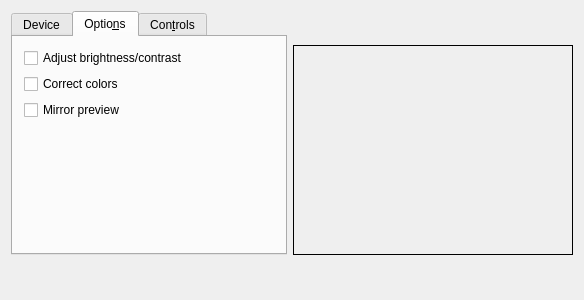
<ui version="4.0" >
 <class>AVDeviceConfig_VideoDevice</class>
 <widget class="QWidget" name="AVDeviceConfig_VideoDevice" >
  <property name="geometry" >
   <rect>
    <x>0</x>
    <y>0</y>
    <width>584</width>
    <height>300</height>
   </rect>
  </property>
  <property name="sizePolicy" >
   <sizepolicy vsizetype="MinimumExpanding" hsizetype="MinimumExpanding" >
    <horstretch>0</horstretch>
    <verstretch>0</verstretch>
   </sizepolicy>
  </property>
  <property name="windowTitle" >
   <string>Video</string>
  </property>
  <layout class="QVBoxLayout" >
   <item>
    <layout class="QHBoxLayout" >
     <item>
      <widget class="QTabWidget" name="VideoTabWidget" >
       <property name="sizePolicy" >
        <sizepolicy vsizetype="Minimum" hsizetype="Minimum" >
         <horstretch>0</horstretch>
         <verstretch>0</verstretch>
        </sizepolicy>
       </property>
       <property name="currentIndex" >
        <number>1</number>
       </property>
       <widget class="QWidget" name="tab" >
        <attribute name="title" >
         <string>Device</string>
        </attribute>
        <layout class="QVBoxLayout" >
         <item>
          <layout class="QHBoxLayout" >
           <item>
            <layout class="QVBoxLayout" >
             <item>
              <widget class="QLabel" name="deviceLabel" >
               <property name="text" >
                <string>Device:</string>
               </property>
              </widget>
             </item>
             <item>
              <widget class="QLabel" name="inputLabel" >
               <property name="text" >
                <string>Input:</string>
               </property>
              </widget>
             </item>
             <item>
              <widget class="QLabel" name="standardLabel" >
               <property name="text" >
                <string>Standard:</string>
               </property>
              </widget>
             </item>
            </layout>
           </item>
           <item>
            <layout class="QVBoxLayout" >
             <property name="leftMargin" >
              <number>0</number>
             </property>
             <property name="topMargin" >
              <number>0</number>
             </property>
             <property name="bottomMargin" >
              <number>0</number>
             </property>
             <item>
              <widget class="KComboBox" name="mDeviceKComboBox" >
               <property name="sizePolicy" >
                <sizepolicy vsizetype="Fixed" hsizetype="MinimumExpanding" >
                 <horstretch>0</horstretch>
                 <verstretch>0</verstretch>
                </sizepolicy>
               </property>
               <property name="toolTip" >
                <string>Select the device to take video input from</string>
               </property>
              </widget>
             </item>
             <item>
              <widget class="KComboBox" name="mInputKComboBox" >
               <property name="sizePolicy" >
                <sizepolicy vsizetype="Fixed" hsizetype="MinimumExpanding" >
                 <horstretch>0</horstretch>
                 <verstretch>0</verstretch>
                </sizepolicy>
               </property>
               <property name="toolTip" >
                <string>Select from multiple inputs provided by some devices</string>
               </property>
              </widget>
             </item>
             <item>
              <widget class="KComboBox" name="mStandardKComboBox" >
               <property name="sizePolicy" >
                <sizepolicy vsizetype="Fixed" hsizetype="MinimumExpanding" >
                 <horstretch>0</horstretch>
                 <verstretch>0</verstretch>
                </sizepolicy>
               </property>
               <property name="toolTip" >
                <string>Select the video standard to use</string>
               </property>
              </widget>
             </item>
            </layout>
           </item>
          </layout>
         </item>
         <item>
          <widget class="QCheckBox" name="mDeviceDisableMMap" >
           <property name="sizePolicy" >
            <sizepolicy vsizetype="Minimum" hsizetype="MinimumExpanding" >
             <horstretch>0</horstretch>
             <verstretch>0</verstretch>
            </sizepolicy>
           </property>
           <property name="text" >
            <string>Disable memor&amp;y mapping</string>
           </property>
          </widget>
         </item>
         <item>
          <widget class="QCheckBox" name="mDeviceWorkaroundBrokenDriver" >
           <property name="sizePolicy" >
            <sizepolicy vsizetype="Minimum" hsizetype="MinimumExpanding" >
             <horstretch>0</horstretch>
             <verstretch>0</verstretch>
            </sizepolicy>
           </property>
           <property name="text" >
            <string>&amp;Workaround broken driver</string>
           </property>
          </widget>
         </item>
        </layout>
       </widget>
       <widget class="QWidget" name="TabPage" >
        <attribute name="title" >
         <string>Optio&amp;ns</string>
        </attribute>
        <layout class="QVBoxLayout" >
         <item>
          <widget class="QCheckBox" name="mImageAutoBrightnessContrast" >
           <property name="sizePolicy" >
            <sizepolicy vsizetype="Minimum" hsizetype="MinimumExpanding" >
             <horstretch>0</horstretch>
             <verstretch>0</verstretch>
            </sizepolicy>
           </property>
           <property name="toolTip" >
            <string>Enable automatic brightness/contrast adjustment</string>
           </property>
           <property name="text" >
            <string>Adjust brightness/contrast</string>
           </property>
          </widget>
         </item>
         <item>
          <widget class="QCheckBox" name="mImageAutoColorCorrection" >
           <property name="sizePolicy" >
            <sizepolicy vsizetype="Minimum" hsizetype="MinimumExpanding" >
             <horstretch>0</horstretch>
             <verstretch>0</verstretch>
            </sizepolicy>
           </property>
           <property name="toolTip" >
            <string>Enable automatic color correction</string>
           </property>
           <property name="text" >
            <string>Correct colors</string>
           </property>
           <property name="shortcut" >
            <string/>
           </property>
          </widget>
         </item>
         <item>
          <widget class="QCheckBox" name="mImageAsMirror" >
           <property name="sizePolicy" >
            <sizepolicy vsizetype="Minimum" hsizetype="MinimumExpanding" >
             <horstretch>0</horstretch>
             <verstretch>0</verstretch>
            </sizepolicy>
           </property>
           <property name="toolTip" >
            <string>Show the video input mirrored</string>
           </property>
           <property name="text" >
            <string>Mirror preview</string>
           </property>
           <property name="shortcut" >
            <string/>
           </property>
          </widget>
         </item>
         <item>
          <spacer>
           <property name="orientation" >
            <enum>Qt::Vertical</enum>
           </property>
           <property name="sizeHint" >
            <size>
             <width>20</width>
             <height>20</height>
            </size>
           </property>
          </spacer>
         </item>
        </layout>
       </widget>
       <widget class="QWidget" name="tab" >
        <attribute name="title" >
         <string>Con&amp;trols</string>
        </attribute>
        <layout class="QVBoxLayout" >
         <item>
          <layout class="QGridLayout" >
           <item row="0" column="0" >
            <widget class="QLabel" name="brightnessLabel" >
             <property name="sizePolicy" >
              <sizepolicy vsizetype="Preferred" hsizetype="Minimum" >
               <horstretch>0</horstretch>
               <verstretch>0</verstretch>
              </sizepolicy>
             </property>
             <property name="text" >
              <string>Brightness:</string>
             </property>
            </widget>
           </item>
           <item row="0" column="1" >
            <widget class="QSlider" name="mBrightnessSlider" >
             <property name="sizePolicy" >
              <sizepolicy vsizetype="Fixed" hsizetype="MinimumExpanding" >
               <horstretch>0</horstretch>
               <verstretch>0</verstretch>
              </sizepolicy>
             </property>
             <property name="maximum" >
              <number>65535</number>
             </property>
             <property name="singleStep" >
              <number>256</number>
             </property>
             <property name="pageStep" >
              <number>4096</number>
             </property>
             <property name="orientation" >
              <enum>Qt::Horizontal</enum>
             </property>
            </widget>
           </item>
           <item row="1" column="0" >
            <widget class="QLabel" name="contrastLabel" >
             <property name="sizePolicy" >
              <sizepolicy vsizetype="Preferred" hsizetype="Minimum" >
               <horstretch>0</horstretch>
               <verstretch>0</verstretch>
              </sizepolicy>
             </property>
             <property name="text" >
              <string>Contrast:</string>
             </property>
            </widget>
           </item>
           <item row="1" column="1" >
            <widget class="QSlider" name="mContrastSlider" >
             <property name="sizePolicy" >
              <sizepolicy vsizetype="Fixed" hsizetype="MinimumExpanding" >
               <horstretch>0</horstretch>
               <verstretch>0</verstretch>
              </sizepolicy>
             </property>
             <property name="maximum" >
              <number>65535</number>
             </property>
             <property name="singleStep" >
              <number>256</number>
             </property>
             <property name="pageStep" >
              <number>4096</number>
             </property>
             <property name="orientation" >
              <enum>Qt::Horizontal</enum>
             </property>
            </widget>
           </item>
           <item row="2" column="0" >
            <widget class="QLabel" name="saturationLabel" >
             <property name="sizePolicy" >
              <sizepolicy vsizetype="Preferred" hsizetype="Minimum" >
               <horstretch>0</horstretch>
               <verstretch>0</verstretch>
              </sizepolicy>
             </property>
             <property name="text" >
              <string>Saturation:</string>
             </property>
            </widget>
           </item>
           <item row="2" column="1" >
            <widget class="QSlider" name="mSaturationSlider" >
             <property name="sizePolicy" >
              <sizepolicy vsizetype="Fixed" hsizetype="MinimumExpanding" >
               <horstretch>0</horstretch>
               <verstretch>0</verstretch>
              </sizepolicy>
             </property>
             <property name="maximum" >
              <number>65535</number>
             </property>
             <property name="singleStep" >
              <number>256</number>
             </property>
             <property name="pageStep" >
              <number>4096</number>
             </property>
             <property name="orientation" >
              <enum>Qt::Horizontal</enum>
             </property>
            </widget>
           </item>
           <item row="3" column="0" >
            <widget class="QLabel" name="whitenessLabel" >
             <property name="sizePolicy" >
              <sizepolicy vsizetype="Preferred" hsizetype="Minimum" >
               <horstretch>0</horstretch>
               <verstretch>0</verstretch>
              </sizepolicy>
             </property>
             <property name="text" >
              <string>Whiteness:</string>
             </property>
            </widget>
           </item>
           <item row="3" column="1" >
            <widget class="QSlider" name="mWhitenessSlider" >
             <property name="sizePolicy" >
              <sizepolicy vsizetype="Fixed" hsizetype="MinimumExpanding" >
               <horstretch>0</horstretch>
               <verstretch>0</verstretch>
              </sizepolicy>
             </property>
             <property name="maximum" >
              <number>65535</number>
             </property>
             <property name="singleStep" >
              <number>256</number>
             </property>
             <property name="pageStep" >
              <number>4096</number>
             </property>
             <property name="orientation" >
              <enum>Qt::Horizontal</enum>
             </property>
            </widget>
           </item>
           <item row="4" column="0" >
            <widget class="QLabel" name="hueLabel" >
             <property name="sizePolicy" >
              <sizepolicy vsizetype="Preferred" hsizetype="Minimum" >
               <horstretch>0</horstretch>
               <verstretch>0</verstretch>
              </sizepolicy>
             </property>
             <property name="text" >
              <string>Hue:</string>
             </property>
            </widget>
           </item>
           <item row="4" column="1" >
            <widget class="QSlider" name="mHueSlider" >
             <property name="sizePolicy" >
              <sizepolicy vsizetype="Fixed" hsizetype="MinimumExpanding" >
               <horstretch>0</horstretch>
               <verstretch>0</verstretch>
              </sizepolicy>
             </property>
             <property name="maximum" >
              <number>65535</number>
             </property>
             <property name="singleStep" >
              <number>256</number>
             </property>
             <property name="pageStep" >
              <number>4096</number>
             </property>
             <property name="orientation" >
              <enum>Qt::Horizontal</enum>
             </property>
            </widget>
           </item>
          </layout>
         </item>
         <item>
          <spacer>
           <property name="orientation" >
            <enum>Qt::Vertical</enum>
           </property>
           <property name="sizeHint" >
            <size>
             <width>20</width>
             <height>40</height>
            </size>
           </property>
          </spacer>
         </item>
        </layout>
       </widget>
      </widget>
     </item>
     <item>
      <layout class="QVBoxLayout" >
       <item>
        <spacer>
         <property name="orientation" >
          <enum>Qt::Vertical</enum>
         </property>
         <property name="sizeHint" >
          <size>
           <width>20</width>
           <height>40</height>
          </size>
         </property>
        </spacer>
       </item>
       <item>
        <widget class="QLabel" name="mVideoImageLabel" >
         <property name="sizePolicy" >
          <sizepolicy vsizetype="Fixed" hsizetype="Fixed" >
           <horstretch>0</horstretch>
           <verstretch>0</verstretch>
          </sizepolicy>
         </property>
         <property name="minimumSize" >
          <size>
           <width>280</width>
           <height>210</height>
          </size>
         </property>
         <property name="frameShape" >
          <enum>QFrame::Box</enum>
         </property>
         <property name="pixmap" >
          <pixmap/>
         </property>
         <property name="scaledContents" >
          <bool>true</bool>
         </property>
         <property name="alignment" >
          <set>Qt::AlignCenter</set>
         </property>
        </widget>
       </item>
      </layout>
     </item>
    </layout>
   </item>
   <item>
    <spacer>
     <property name="orientation" >
      <enum>Qt::Vertical</enum>
     </property>
     <property name="sizeHint" >
      <size>
       <width>20</width>
       <height>40</height>
      </size>
     </property>
    </spacer>
   </item>
  </layout>
 </widget>
 <layoutdefault spacing="6" margin="11" />
 <customwidgets>
  <customwidget>
   <class>KComboBox</class>
   <extends>QComboBox</extends>
   <header>kcombobox.h</header>
  </customwidget>
 </customwidgets>
 <resources/>
 <connections/>
</ui>
